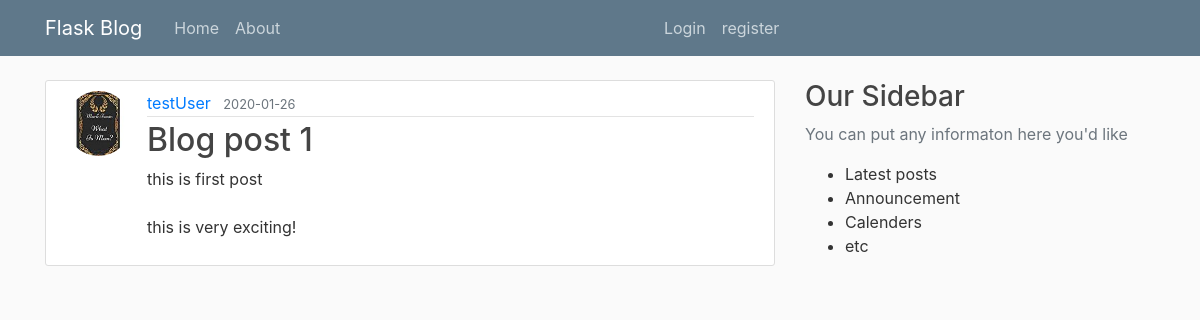
/post/1, run on the app's committed database.
### flaskblog/models.py (models this page shows, shortened)
class User(db.Model , UserMixin):
    id = db.Column(db.Integer,primary_key=True)
    username = db.Column(db.String(20),unique=True,nullable=False)
    email = db.Column(db.String(120),unique=True,nullable=False)
    image_file = db.Column(db.String(20),nullable=False,default='default.jpg')
    password = db.Column(db.String(60) , nullable=False)
    posts = db.relationship('Post', backref='author', lazy=True)

class Post(db.Model):
    id = db.Column(db.Integer, primary_key=True)
    title  = db.Column(db.String(20), nullable=False)
    date_posted = db.Column(db.DateTime, nullable=False, default=datetime.utcnow)
    content = db.Column(db.Text, nullable=False)
    user_id = db.Column(db.Integer,db.ForeignKey('user.id'), nullable=False)

### flaskblog/routes.py (the view)
@app.route('/post/<int:post_id>')
def post(post_id):
    post  = Post.query.get_or_404(post_id)
    return render_template('post.html', title = post.title, post=post)

### flaskblog/templates/post.html
{% extends 'layout.html' %}
{% block content %}
       <article class="media content-section">
        <img src="{{url_for('static',filename='profile_Pics/' + post.author.image_file)}}" alt="" class="rounded-circle article-img">
        <div class="media-body">
          <div class="article-metadata">
            <a class="mr-2" href="#">{{ post.author.username }}</a>
            <small class="text-muted">{{ post.date_posted.strftime('%Y-%m-%d') }}</small>
          </div>
          <h2 class="article-title">{{ post.title }}</h2>
          <p class="article-content">{{ post.content }}</p>
        </div>
      </article>
 {% endblock content %}

### flaskblog/static/main.css (style rules this page uses)
body { background: #fafafa; color: #333333; margin-top: 5rem; }
h1, h2, h3, h4, h5, h6 { color: #444444; }
.content-section { background: #ffffff; padding: 10px 20px; border: 1px solid #dddddd; border-radius: 3px; margin-bottom: 20px; }
.article-title { color: #444444; }
.article-content { white-space: pre-line; }
.article-img { height: 65px; width: 65px; margin-right: 16px; }
.article-metadata { padding-bottom: 1px; margin-bottom: 4px; border-bottom: 1px solid #e3e3e3 }

### data on the page
User: image_file (picture), author.username "testUser"
Post: date_posted "2020-01-26", title "Blog post 1", content "this is first post this is very exciting!"
